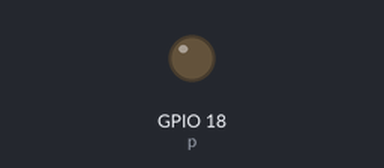
Simulated run of this program. Board: Raspberry Pi (BCM pin numbers). On the bench: output pins drawn as LEDs (lit = HIGH).

Above: at 0.05 s.
At 2.3 s:
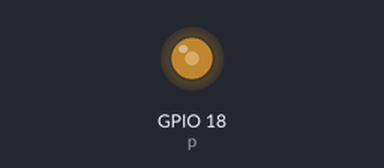
At 4.55 s:
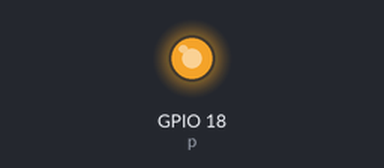
At 9.1 s:
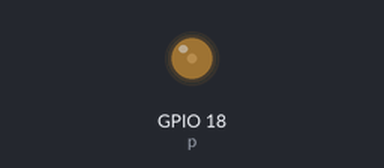
Timing chart, 0 to 13.0 s (numbered marks = the images above):
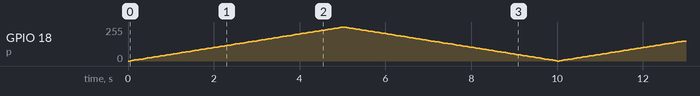

The program:

ex03_pwm.py
```python
import RPi.GPIO as gpio
import time

gpio.setmode(gpio.BCM)
gpio.setup(18,gpio.OUT)
p = gpio.PWM(18,500)
p.start(0)

# led 밝기를 0~100까지지 점점 밝아졌다가 다시 점점 어두워지는 프로그램
try:
    while True:
        for i in range(0,200):
            if i <= 100:
                p.ChangeDutyCycle(i)
                time.sleep(0.05)
            else :
                p.ChangeDutyCycle(200-i)
                time.sleep(0.05)
except KeyboardInterrupt: #ctrl + c
    gpio.cleanup()
```
